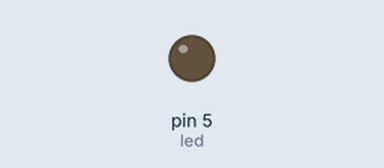
Recording of a sketch running on a simulated Arduino Uno, built with avr-gcc and run on an emulated ATmega328P. Shown: output pins drawn as LEDs (lit = HIGH).

Above: at 0.05 s.
At 1.2 s:
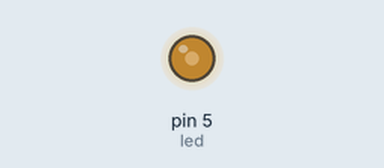
At 2.35 s:
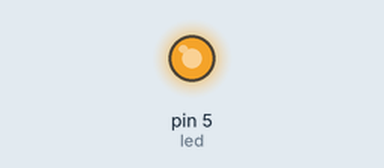
At 4.65 s:
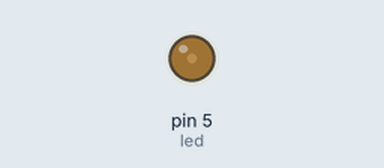
Timing chart, 0 to 6.6 s (numbered marks = the images above):
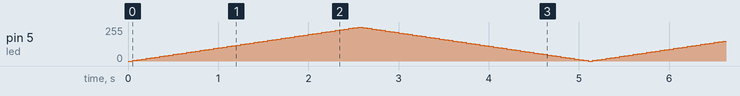

The sketch:

sterowanie_led_pwm.ino
```cpp
int led = 5;           // the pin that the LED is attached to
int brightness = 0;    // how bright the LED is
int fadeAmount = 5;  // how many points to fade the LED by

// the setup routine runs once when you press reset:
void setup() {
  // declare pin 5 to be an output:
  pinMode(led, OUTPUT);
}

// the loop routine runs over and over again forever:
void loop() {
  // set the brightness of pin 5:
  analogWrite(led, brightness);

  // change the brightness for next time through the loop:
  brightness = brightness + fadeAmount;

  // reverse the direction of the fading at the ends of the fade:
  if (brightness == 0 || brightness == 255) {
    fadeAmount = -fadeAmount ;
  }
  // wait for 50 milliseconds to see the dimming effect
  delay(50);
}
```
